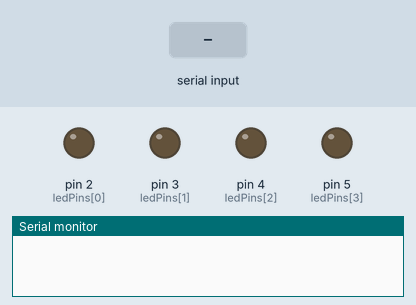
A sketch run on a simulated Arduino Uno, built with avr-gcc and run on an emulated ATmega328P. On the bench: output pins drawn as LEDs (lit = HIGH), the last lines printed to the serial monitor. Inputs (shaded band) come from the test bench.

Above: at 1.2 s.
1.3 s: "a" received over Serial
At 2.5 s:
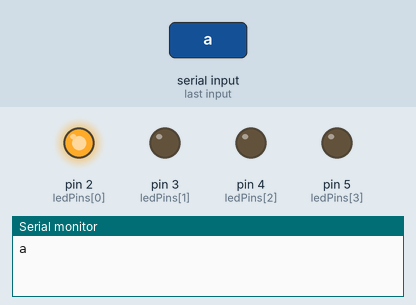
2.8 s: "b" received over Serial
At 3.2 s:
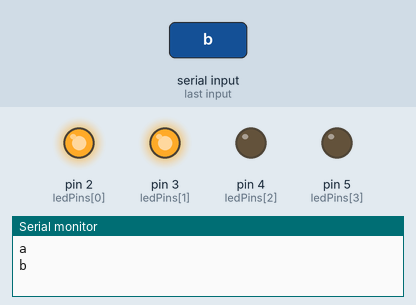
4.3 s: "c" received over Serial
At 5.5 s:
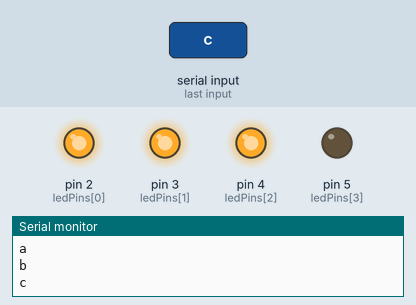
5.8 s: "d" received over Serial
At 6.8 s:
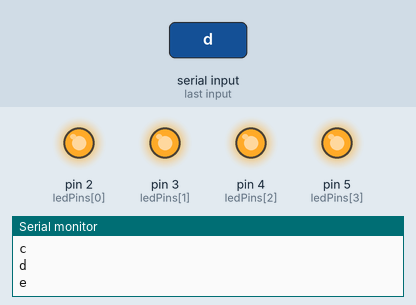
7.3 s: "a" received over Serial
At 7.9 s:
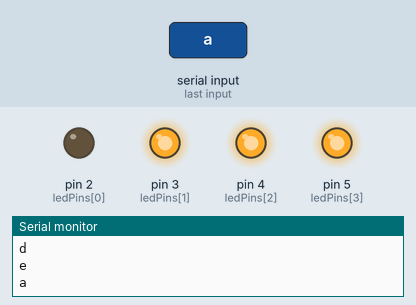
8.8 s: "b" received over Serial
At 9.1 s:
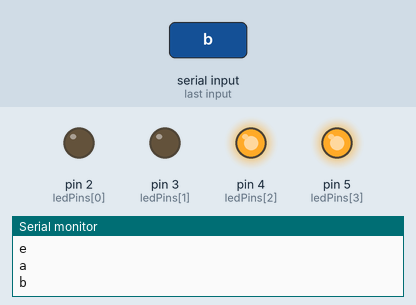
Timing chart, 0 to 11.3 s (numbered marks = the images above; inputs shaded):
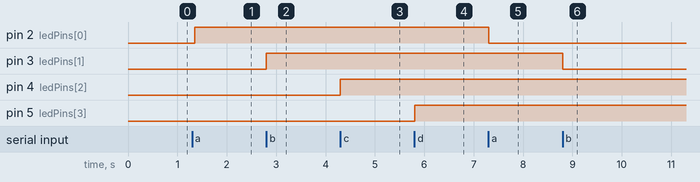

The sketch:

simple-bluetooth-Connect.ino
```cpp
const int ledPins[] = {2, 3, 4, 5}; // LEDs: a, b, c, d
bool ledStates[] = {false, false, false, false}; // LED status

bool wasAllOn = false;
bool toggleFlag = false;

void setup() {
  Serial.begin(9600);
  for (int i = 0; i < 4; i++) {
    pinMode(ledPins[i], OUTPUT);
    digitalWrite(ledPins[i], LOW);
  }
}

void loop() {
  if (Serial.available() > 0) {
    char data = Serial.read();
    int ledIndex = -1;

    switch (data) {
      case 'a': ledIndex = 0; break;
      case 'b': ledIndex = 1; break;
      case 'c': ledIndex = 2; break;
      case 'd': ledIndex = 3; break;
    }

    if (ledIndex != -1) {
      ledStates[ledIndex] = !ledStates[ledIndex];
      digitalWrite(ledPins[ledIndex], ledStates[ledIndex] ? HIGH : LOW);
      Serial.println(data);
    }
  }

  bool allOn = true;
  for (int i = 0; i < 4; i++) {
    if (!ledStates[i]) {
      allOn = false;
      break;
    }
  }

  if (allOn && !wasAllOn) {
    Serial.println(toggleFlag ? 'f' : 'e');
    toggleFlag = !toggleFlag;
  }

  wasAllOn = allOn;
  delay(50);
}
```

Measured:
- after the input at 1.3 s, pin 2 (ledPins[0]): LOW → HIGH after 0.05 s
- after the input at 2.8 s, pin 3 (ledPins[1]): LOW → HIGH at once
- after the input at 4.3 s, pin 4 (ledPins[2]): LOW → HIGH at once
- after the input at 5.8 s, pin 5 (ledPins[3]): LOW → HIGH at once
- after the input at 7.3 s, pin 2 (ledPins[0]): HIGH → LOW at once
- after the input at 8.8 s, pin 3 (ledPins[1]): HIGH → LOW at once
